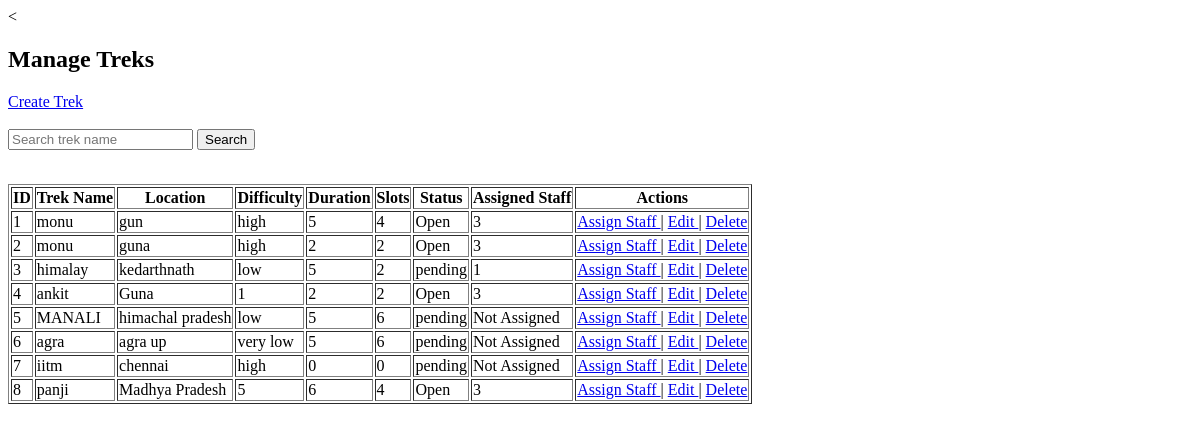
Before: /admin/treks with the older database file.
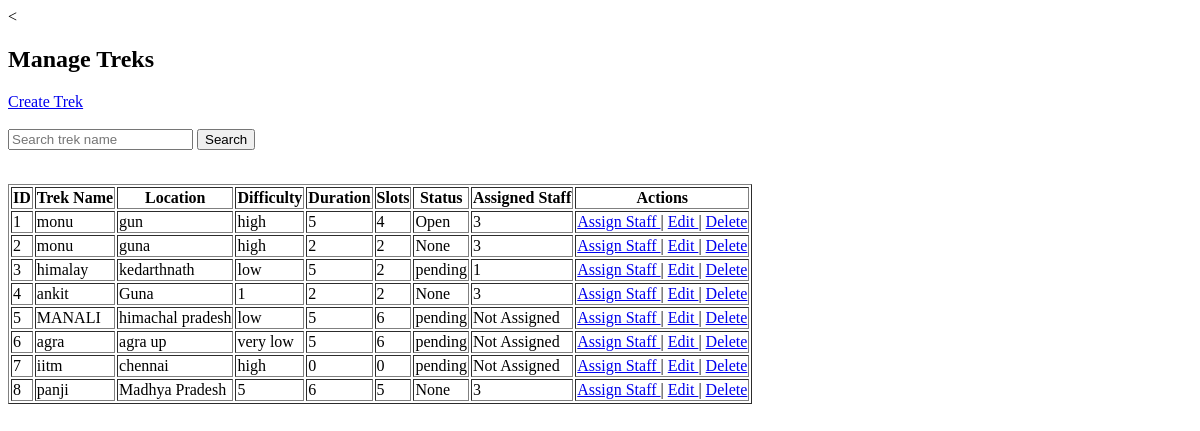
After: the same page with the newer database file.
### models.py (models this page shows)
class Trek(db.Model):
    __tablename__ = "treks"
    id = db.Column(db.Integer, primary_key=True)
    trek_name = db.Column(
        db.String(150),
        nullable=False
    )
    location = db.Column(
        db.String(150),
        nullable=False
    )
    difficulty = db.Column(
        db.String(20),
        nullable=False
    )
    duration_days = db.Column(
        db.Integer,
        nullable=False
    )
    available_slots = db.Column(
        db.Integer,
        nullable=False
    )
    start_date = db.Column(
        db.Date,
        nullable=False
    )
    end_date = db.Column(
        db.Date,
        nullable=False
    )
    status = db.Column(
    db.String(20),
    default="Open"
)
    description = db.Column(db.Text)
    assigned_staff_id = db.Column(
        db.Integer,
        db.ForeignKey("staff_profiles.id")
    )
    created_at = db.Column(
        db.DateTime,
        default=datetime.utcnow
    )
    bookings = db.relationship(
        "Booking",
        backref="trek",
        lazy=True,
        cascade="all, delete-orphan"
    )

### app.py (the view)
@app.route("/admin/treks")
def manage_treks():
    search = request.args.get("search")
    treks = Trek.query
    if search:
        treks = treks.filter(
            Trek.trek_name.contains(search)
        )
    treks = treks.all()
    return render_template(
        "manage_treks.html",
        treks=treks
    )

### templates/manage_treks.html (shortened to what this page needs)
<<h2>Manage Treks</h2>
<a href="/create-trek">
    Create Trek
</a>
<form method="GET">
    <input
        type="text"
        name="search"
        placeholder="Search trek name">
    <button type="submit">
        Search
    </button>
</form>
<table border="1">
    <tr>
        <th>ID</th>
        <th>Trek Name</th>
        <th>Location</th>
        <th>Difficulty</th>
        <th>Duration</th>
        <th>Slots</th>
        <th>Status</th>
        <th>Assigned Staff</th>
        <th>Actions</th>
    </tr>
    {% for trek in treks %}
    <tr>
        <td>{{ trek.id }}</td>
        <td>{{ trek.trek_name }}</td>
        <td>{{ trek.location }}</td>
        <td>{{ trek.difficulty }}</td>
        <td>{{ trek.duration_days }}</td>
        <td>{{ trek.available_slots }}</td>
        <td>{{ trek.status }}</td>
        <td>
            {% if trek.assigned_staff_id %}
                {{ trek.assigned_staff_id }}
            {% else %}
                Not Assigned
            {% endif %}
        </td>
        <td>
            <a href="/assign-staff/{{ trek.id }}">
                Assign Staff
            </a>
            |
            <a href="/edit-trek/{{ trek.id }}">
                Edit
            </a>
            |
            <a
                href="/delete-trek/{{ trek.id }}"
                onclick="return confirm('Are you sure?')">
                Delete
            </a>
        </td>
    </tr>
    {% endfor %}
</table>

Changed rows visible on the page:
changed Trek "guna": status "Open" → "None"
changed Trek "ankit": status "Open" → "None"
changed Trek "panji": available_slots "4" → "5"; status "Open" → "None"
